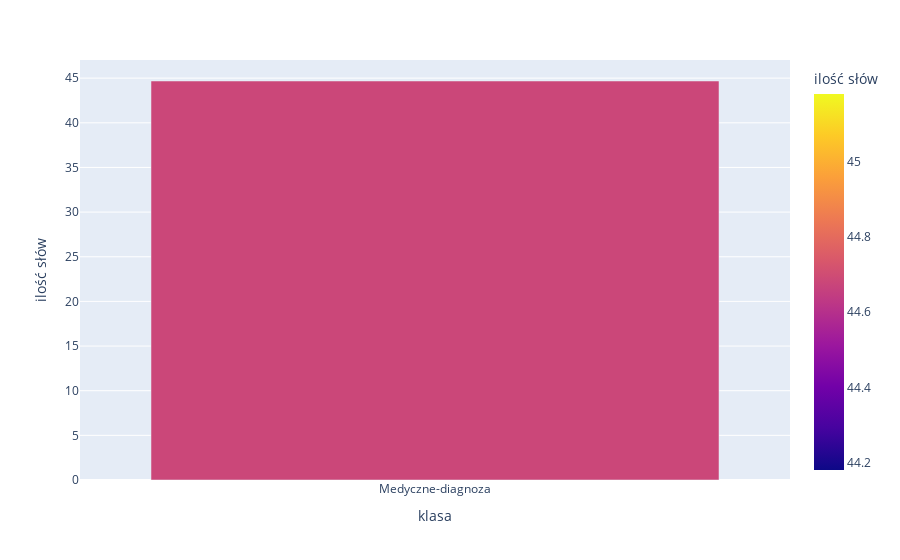

Notebook source saved alongside this figure:
### Code cell
import plotly.express as px
gby = df.groupby(by=["label"]).mean()
gby = gby['words'].to_dict()
gby
plot_dict = {'klasa':list(gby.keys()),'ilość słów':list(gby.values())}
fig = px.bar(plot_dict, x='klasa', y='ilość słów',color="ilość słów")
fig.show()

### Figure 1 — Plotly figure (JSON) as saved in the notebook; plotly's stock layout.template omitted (floating-point values rounded to 4 significant figures)
{"data": [{"alignmentgroup": "True", "hovertemplate": "klasa=%{x}<br>ilość słów=%{marker.color}<extra></extra>", "legendgroup": "", "marker": {"color": [44.68], "coloraxis": "coloraxis"}, "name": "", "offsetgroup": "", "orientation": "v", "showlegend": false, "textposition": "auto", "type": "bar", "x": ["Medyczne-diagnoza"], "xaxis": "x", "y": [44.68], "yaxis": "y"}], "layout": {"barmode": "relative", "coloraxis": {"colorbar": {"title": {"text": "ilość słów"}}, "colorscale": [[0, "#0d0887"], [0.1111, "#46039f"], [0.2222, "#7201a8"], [0.3333, "#9c179e"], [0.4444, "#bd3786"], [0.5556, "#d8576b"], [0.6667, "#ed7953"], [0.7778, "#fb9f3a"], [0.8889, "#fdca26"], [1, "#f0f921"]]}, "legend": {"tracegroupgap": 0}, "margin": {"t": 60}, "xaxis": {"anchor": "y", "domain": [0, 1], "title": {"text": "klasa"}}, "yaxis": {"anchor": "x", "domain": [0, 1], "title": {"text": "ilość słów"}}}}
